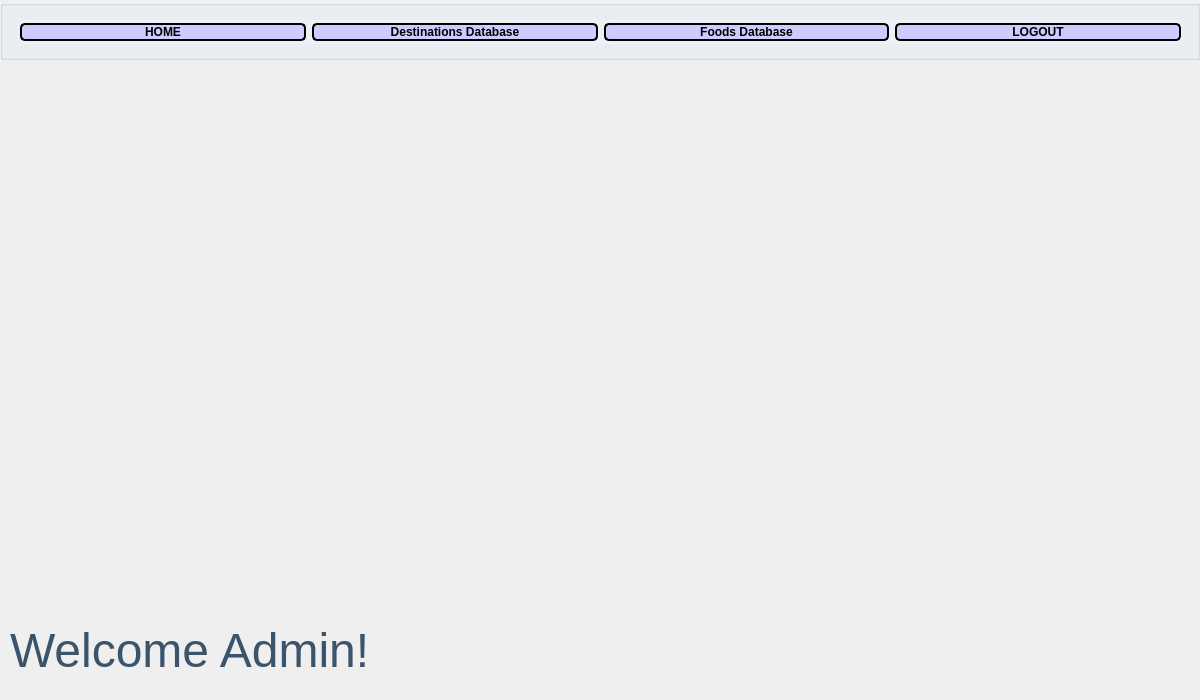
<?xml version="1.0" encoding="UTF-8"?>
<ui version="4.0">
 <class>admin</class>
 <widget class="QWidget" name="admin">
  <property name="geometry">
   <rect>
    <x>0</x>
    <y>0</y>
    <width>1200</width>
    <height>700</height>
   </rect>
  </property>
  <property name="sizePolicy">
   <sizepolicy hsizetype="Fixed" vsizetype="Fixed">
    <horstretch>0</horstretch>
    <verstretch>0</verstretch>
   </sizepolicy>
  </property>
  <property name="minimumSize">
   <size>
    <width>1200</width>
    <height>700</height>
   </size>
  </property>
  <property name="maximumSize">
   <size>
    <width>1200</width>
    <height>700</height>
   </size>
  </property>
  <property name="windowTitle">
   <string>Admin Window</string>
  </property>
  <widget class="QStackedWidget" name="stackedWidget">
   <property name="geometry">
    <rect>
     <x>0</x>
     <y>60</y>
     <width>1200</width>
     <height>640</height>
    </rect>
   </property>
   <widget class="QWidget" name="mainPage">
    <widget class="QLabel" name="adminImage">
     <property name="geometry">
      <rect>
       <x>0</x>
       <y>0</y>
       <width>1201</width>
       <height>641</height>
      </rect>
     </property>
     <property name="text">
      <string/>
     </property>
     <property name="pixmap">
      <pixmap resource="resource.qrc">:/images/sandshrewsnowbg2.png</pixmap>
     </property>
    </widget>
    <widget class="QLabel" name="label">
     <property name="geometry">
      <rect>
       <x>10</x>
       <y>555</y>
       <width>731</width>
       <height>71</height>
      </rect>
     </property>
     <property name="font">
      <font>
       <pointsize>36</pointsize>
      </font>
     </property>
     <property name="styleSheet">
      <string notr="true">color: #3a546b;</string>
     </property>
     <property name="text">
      <string>Welcome Admin!</string>
     </property>
    </widget>
   </widget>
  </widget>
  <widget class="QGroupBox" name="pushButtonGroup">
   <property name="geometry">
    <rect>
     <x>0</x>
     <y>0</y>
     <width>1200</width>
     <height>60</height>
    </rect>
   </property>
   <property name="styleSheet">
    <string notr="true">background-color: #ecf1f5;</string>
   </property>
   <property name="title">
    <string/>
   </property>
   <widget class="QWidget" name="layoutWidget">
    <property name="geometry">
     <rect>
      <x>20</x>
      <y>20</y>
      <width>1161</width>
      <height>24</height>
     </rect>
    </property>
    <layout class="QHBoxLayout" name="horizontalLayout">
     <item>
      <widget class="QPushButton" name="homeButton">
       <property name="font">
        <font>
         <pointsize>9</pointsize>
         <weight>75</weight>
         <bold>true</bold>
        </font>
       </property>
       <property name="styleSheet">
        <string notr="true">background-color:#ccccff;
border-style: solid;
border-color: black;
border-width: 2px;
border-radius: 5px;</string>
       </property>
       <property name="text">
        <string>HOME</string>
       </property>
      </widget>
     </item>
     <item>
      <widget class="QPushButton" name="destinationDBButton">
       <property name="maximumSize">
        <size>
         <width>16777215</width>
         <height>16777215</height>
        </size>
       </property>
       <property name="font">
        <font>
         <pointsize>9</pointsize>
         <weight>75</weight>
         <bold>true</bold>
        </font>
       </property>
       <property name="styleSheet">
        <string notr="true">background-color:#ccccff;
border-style: solid;
border-color: black;
border-width: 2px;
border-radius: 5px;</string>
       </property>
       <property name="text">
        <string>Destinations Database</string>
       </property>
      </widget>
     </item>
     <item>
      <widget class="QPushButton" name="foodDBButton">
       <property name="maximumSize">
        <size>
         <width>16777215</width>
         <height>16777215</height>
        </size>
       </property>
       <property name="font">
        <font>
         <pointsize>9</pointsize>
         <weight>75</weight>
         <bold>true</bold>
        </font>
       </property>
       <property name="styleSheet">
        <string notr="true">background-color:#ccccff;
border-style: solid;
border-color: black;
border-width: 2px;
border-radius: 5px;</string>
       </property>
       <property name="text">
        <string>Foods Database</string>
       </property>
      </widget>
     </item>
     <item>
      <widget class="QPushButton" name="logoutButton">
       <property name="font">
        <font>
         <pointsize>9</pointsize>
         <weight>75</weight>
         <bold>true</bold>
        </font>
       </property>
       <property name="styleSheet">
        <string notr="true">background-color:#ccccff;
border-style: solid;
border-color: black;
border-width: 2px;
border-radius: 5px;</string>
       </property>
       <property name="text">
        <string>LOGOUT</string>
       </property>
      </widget>
     </item>
    </layout>
   </widget>
  </widget>
 </widget>
 <resources>
  <include location="resource.qrc"/>
 </resources>
 <connections/>
</ui>
